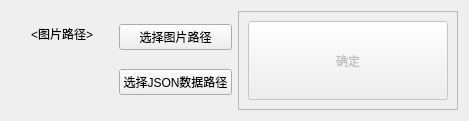
<?xml version="1.0" encoding="UTF-8"?>
<ui version="4.0">
 <class>Root</class>
 <widget class="QWidget" name="Root">
  <property name="geometry">
   <rect>
    <x>0</x>
    <y>0</y>
    <width>469</width>
    <height>121</height>
   </rect>
  </property>
  <property name="windowTitle">
   <string>掩膜转换器</string>
  </property>
  <layout class="QHBoxLayout" name="horizontalLayout_2">
   <item>
    <layout class="QHBoxLayout" name="horizontalLayout">
     <item>
      <layout class="QVBoxLayout" name="verticalLayout">
       <item>
        <widget class="QLabel" name="images_label">
         <property name="text">
          <string>&lt;图片路径&gt;</string>
         </property>
         <property name="alignment">
          <set>Qt::AlignCenter</set>
         </property>
        </widget>
       </item>
       <item>
        <widget class="QLabel" name="json_label">
         <property name="text">
          <string>&lt;JSON 数据路径&gt;</string>
         </property>
         <property name="alignment">
          <set>Qt::AlignCenter</set>
         </property>
        </widget>
       </item>
      </layout>
     </item>
     <item>
      <layout class="QVBoxLayout" name="verticalLayout_2">
       <item>
        <widget class="QPushButton" name="images_button">
         <property name="text">
          <string>选择图片路径</string>
         </property>
        </widget>
       </item>
       <item>
        <widget class="QPushButton" name="json_button">
         <property name="text">
          <string>选择JSON数据路径</string>
         </property>
        </widget>
       </item>
      </layout>
     </item>
    </layout>
   </item>
   <item>
    <widget class="QFrame" name="frame">
     <property name="frameShape">
      <enum>QFrame::StyledPanel</enum>
     </property>
     <property name="frameShadow">
      <enum>QFrame::Raised</enum>
     </property>
     <layout class="QHBoxLayout" name="horizontalLayout_3">
      <item>
       <widget class="QPushButton" name="confirm_button">
        <property name="enabled">
         <bool>false</bool>
        </property>
        <property name="sizePolicy">
         <sizepolicy hsizetype="Preferred" vsizetype="Preferred">
          <horstretch>0</horstretch>
          <verstretch>0</verstretch>
         </sizepolicy>
        </property>
        <property name="locale">
         <locale language="Chinese" country="China"/>
        </property>
        <property name="text">
         <string>确定</string>
        </property>
        <property name="iconSize">
         <size>
          <width>16</width>
          <height>16</height>
         </size>
        </property>
       </widget>
      </item>
     </layout>
    </widget>
   </item>
  </layout>
 </widget>
 <resources/>
 <connections/>
</ui>
